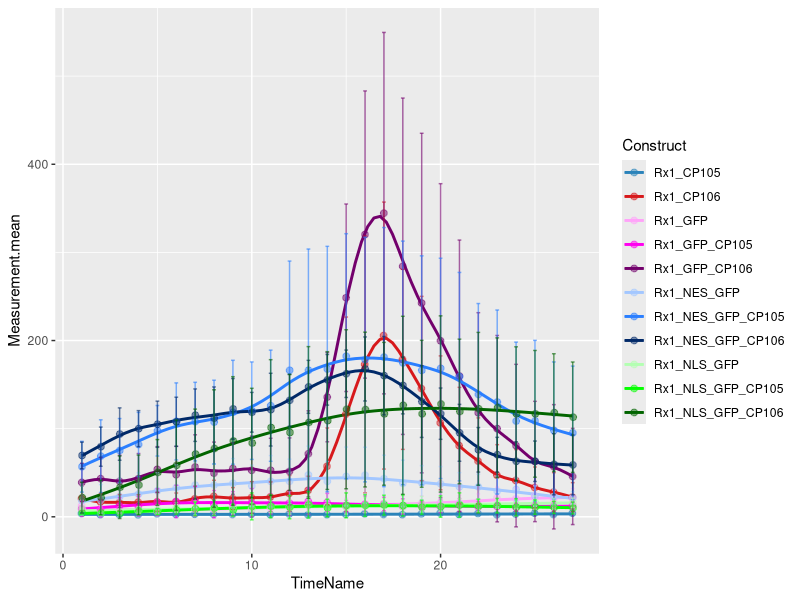
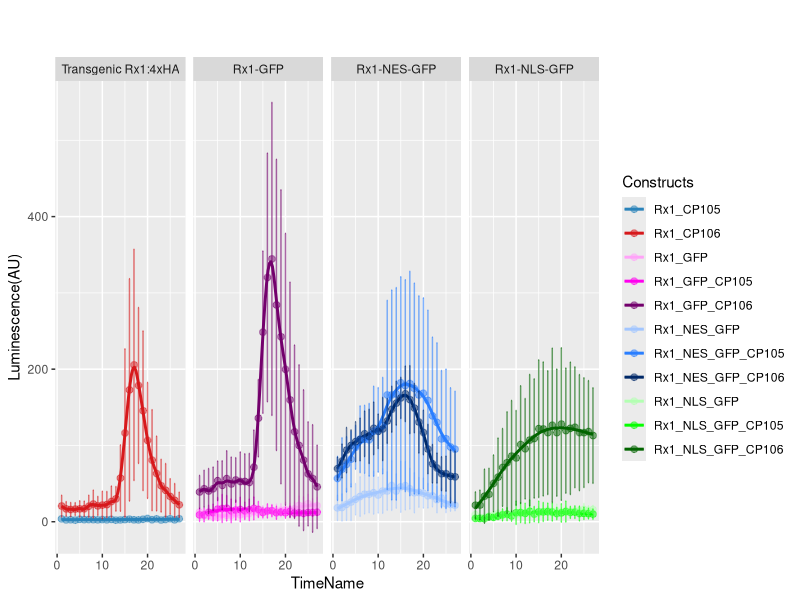
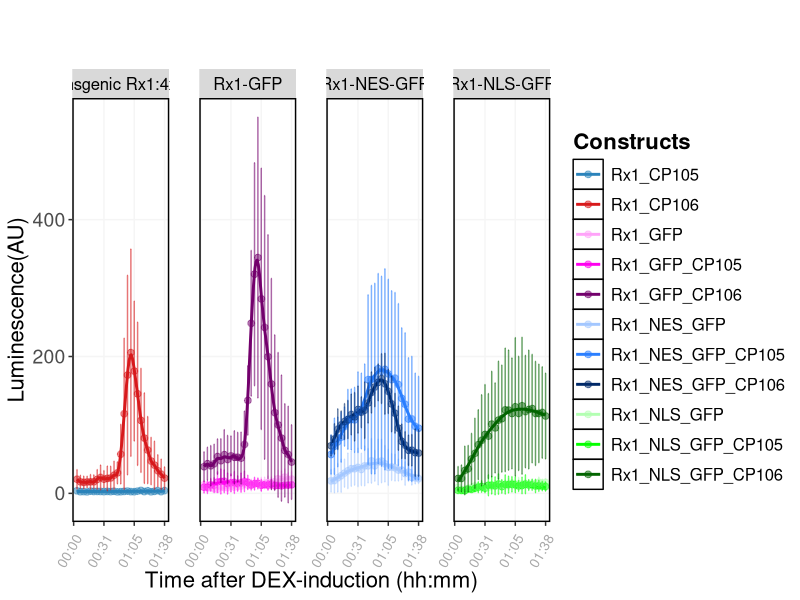

Here is the R script that generated these plots, in order:
## ---- chunk 1
knitr::opts_chunk$set(echo = TRUE)

rm(list=ls())

## install libraries below, if needed

## install.packages("ggplot2")
## install.packages("rstudioapi")
## install.packages("tidyr")
## install.packages("doBy")
## install.packages("dplyr")
##install.packages("gridExtra")

library(ggplot2)
library(rstudioapi)
library(tidyr)
library(doBy)
library(dplyr)
library(gridExtra)

## ---- chunk 2
##set working directory to location of this .R file and read datafile
## This isn't necessary and doesn't work with Knit
##setwd(dirname(rstudioapi::getActiveDocumentContext()$path))
            widedata <- read.table("data - Figure 2C.csv", ##change to your *.csv
                   header = T,
                   sep = ";",
                   dec = "."
)

        
## convert data from wide to long format
        longdata <- gather(widedata, Sample, Measurement, Sample1:Sample9, factor_key=TRUE)
        longdata$Sample <- NULL
        filterlongdata <- longdata %>% drop_na()
        
## summarizing data
data <- summaryBy(.~TimePoint+Construct+TimeName+Facet, data=filterlongdata, FUN=c(length,mean,sd))

## ---- chunk 3

##drawing plot > Mean values incl. stdev.
#line graph with dots, slightly transparent (alpha)
# set position dodge to move data pounts slightly
p1 <- ggplot(data, aes(x=TimeName, y=Measurement.mean, color=Construct)) + 
    stat_smooth(aes(x = TimeName, y = Measurement.mean), method = "gam",
              formula = y ~ s(x, k = 24), se = FALSE)+
    geom_point(size=2, alpha = 0.5, position = position_dodge(0.05))+
  ##Blue/red--Purple,Blues,Greens::
    scale_color_manual(values=c("#2b83ba","#d7191c",
                                "#ffa3f9","#ff00ef","#73006c",
                                "#a3c7ff","#2b7fff","#002968",
                                "#b3ffb2","#05ff00","#026500"))+
    geom_errorbar(aes(ymin=Measurement.mean-Measurement.sd, ymax=Measurement.mean+Measurement.sd), width=0.2, alpha = 0.6)
p1
## ---- chunk 4

## labels for different facets
label_value <- c( '1'="Transgenic Rx1:4xHA",
                  '2'="Rx1-GFP",
                  '3'="Rx1-NES-GFP", 
                  '4'="Rx1-NLS-GFP")

##Changing the labels
p2 <-  p1 + labs(title = "", subtitle = "", color="Constructs") + 
            ylab("Luminescence(AU)")+
            facet_grid(.~Facet, labeller = as_labeller(label_value),scales = "free") 
p2

## ---- chunk 5
p3 <- p2 +        theme(axis.text = element_text(size = 14),
                  panel.spacing = unit(1.5, "lines"),
                  legend.key = element_rect(fill = "white", colour = "black"),
                  legend.text = element_text(size = 12, angle = 0, colour = "Black"),
                  legend.title = element_text(face = "bold", size = 16, angle = 0, colour = "Black"),
                  legend.background = element_rect(fill = "white"),
                  legend.position = "right",
                  legend.key.size = unit(1.5, 'lines'),
                  panel.grid.major = element_line(colour = "grey96"),
                  panel.grid.minor = element_blank(),
                  panel.background = element_rect(fill = "white"), 
                  panel.border = element_rect(colour = "black",fill=NA, size=1),
                  plot.title = element_text(hjust=0.5, face = "bold", size = 20, angle = 0, colour = "Black"),
                  plot.subtitle = element_text(hjust=0.5, face = "italic", size = 14, angle = 0, colour = "Black"),
                  axis.title = element_text(size = 16, angle = 0, colour = "Black"),
                  axis.text.x = element_text(size = 10, angle = 60, colour = "darkgrey", hjust=0.9, vjust=0.8),
                  strip.text = element_text(size = 12, angle = 0, colour = "Black"))+
                  scale_x_continuous("Time after DEX-induction (hh:mm)",breaks= c(0,9,18,27),
                                                                        labels = c("00:00", "00:31", "01:05","01:38"))
p3
## ---- chunk 6

# save to file
ggsave(filename = "ROSburst-line-notitle.png",plot = p3,width = 14,height = 6,dpi = 600)

##if you want a PDF
##ggsave(filename = "ROSburstBox.pdf",plot = p3,width = 12,height = 6,dpi = 600) 
